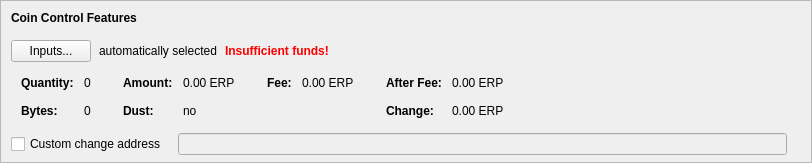
    <widget class="QFrame" name="frameCoinControl">
     <property name="sizePolicy">
      <sizepolicy hsizetype="Expanding" vsizetype="Expanding">
       <horstretch>0</horstretch>
       <verstretch>0</verstretch>
      </sizepolicy>
     </property>
     <property name="maximumSize">
      <size>
       <width>16777215</width>
       <height>16777215</height>
      </size>
     </property>
     <property name="frameShape">
      <enum>QFrame::StyledPanel</enum>
     </property>
     <property name="frameShadow">
      <enum>QFrame::Sunken</enum>
     </property>
     <layout class="QVBoxLayout" name="verticalLayoutCoinControl2">
      <property name="spacing">
       <number>0</number>
      </property>
      <property name="leftMargin">
       <number>0</number>
      </property>
      <property name="topMargin">
       <number>0</number>
      </property>
      <property name="rightMargin">
       <number>0</number>
      </property>
      <property name="bottomMargin">
       <number>6</number>
      </property>
      <item>
       <layout class="QVBoxLayout" name="verticalLayoutCoinControl" stretch="0,0,0,0,1">
        <property name="spacing">
         <number>0</number>
        </property>
        <property name="leftMargin">
         <number>10</number>
        </property>
        <property name="topMargin">
         <number>10</number>
        </property>
        <item>
         <layout class="QHBoxLayout" name="horizontalLayoutCoinControl1">
          <property name="bottomMargin">
           <number>15</number>
          </property>
          <item>
           <widget class="QLabel" name="labelCoinControlFeatures">
            <property name="sizePolicy">
             <sizepolicy hsizetype="Preferred" vsizetype="Maximum">
              <horstretch>0</horstretch>
              <verstretch>0</verstretch>
             </sizepolicy>
            </property>
            <property name="font">
             <font>
              <weight>75</weight>
              <bold>true</bold>
             </font>
            </property>
            <property name="styleSheet">
             <string notr="true">font-weight:bold;</string>
            </property>
            <property name="text">
             <string>Coin Control Features</string>
            </property>
           </widget>
          </item>
         </layout>
        </item>
        <item>
         <layout class="QHBoxLayout" name="horizontalLayoutCoinControl2" stretch="0,0,0,0">
          <property name="spacing">
           <number>8</number>
          </property>
          <property name="bottomMargin">
           <number>10</number>
          </property>
          <item>
           <widget class="QPushButton" name="pushButtonCoinControl">
            <property name="styleSheet">
             <string notr="true"/>
            </property>
            <property name="text">
             <string>Inputs...</string>
            </property>
            <property name="autoDefault">
             <bool>false</bool>
            </property>
           </widget>
          </item>
          <item>
           <widget class="QLabel" name="labelCoinControlAutomaticallySelected">
            <property name="text">
             <string>automatically selected</string>
            </property>
            <property name="margin">
             <number>5</number>
            </property>
           </widget>
          </item>
          <item>
           <widget class="QLabel" name="labelCoinControlInsuffFunds">
            <property name="font">
             <font>
              <weight>75</weight>
              <bold>true</bold>
             </font>
            </property>
            <property name="styleSheet">
             <string notr="true">color:red;font-weight:bold;</string>
            </property>
            <property name="text">
             <string>Insufficient funds!</string>
            </property>
            <property name="margin">
             <number>5</number>
            </property>
           </widget>
          </item>
          <item>
           <spacer name="horizontalSpacerCoinControl">
            <property name="orientation">
             <enum>Qt::Horizontal</enum>
            </property>
            <property name="sizeHint" stdset="0">
             <size>
              <width>40</width>
              <height>1</height>
             </size>
            </property>
           </spacer>
          </item>
         </layout>
        </item>
        <item>
         <widget class="QWidget" name="widgetCoinControl" native="true">
          <property name="sizePolicy">
           <sizepolicy hsizetype="Preferred" vsizetype="Preferred">
            <horstretch>0</horstretch>
            <verstretch>0</verstretch>
           </sizepolicy>
          </property>
          <property name="minimumSize">
           <size>
            <width>0</width>
            <height>0</height>
           </size>
          </property>
          <property name="styleSheet">
           <string notr="true"/>
          </property>
          <layout class="QHBoxLayout" name="horizontalLayoutCoinControl5">
           <property name="leftMargin">
            <number>0</number>
           </property>
           <property name="topMargin">
            <number>0</number>
           </property>
           <property name="rightMargin">
            <number>0</number>
           </property>
           <property name="bottomMargin">
            <number>0</number>
           </property>
           <item>
            <layout class="QHBoxLayout" name="horizontalLayoutCoinControl3" stretch="0,0,0,1">
             <property name="spacing">
              <number>20</number>
             </property>
             <property name="topMargin">
              <number>0</number>
             </property>
             <property name="bottomMargin">
              <number>10</number>
             </property>
             <item>
              <layout class="QFormLayout" name="formLayoutCoinControl1">
               <property name="horizontalSpacing">
                <number>10</number>
               </property>
               <property name="verticalSpacing">
                <number>14</number>
               </property>
               <property name="leftMargin">
                <number>10</number>
               </property>
               <property name="topMargin">
                <number>4</number>
               </property>
               <property name="rightMargin">
                <number>6</number>
               </property>
               <item row="0" column="0">
                <widget class="QLabel" name="labelCoinControlQuantityText">
                 <property name="font">
                  <font>
                   <weight>75</weight>
                   <bold>true</bold>
                  </font>
                 </property>
                 <property name="text">
                  <string>Quantity:</string>
                 </property>
                 <property name="margin">
                  <number>0</number>
                 </property>
                </widget>
               </item>
               <item row="0" column="1">
                <widget class="QLabel" name="labelCoinControlQuantity">
                 <property name="cursor">
                  <cursorShape>IBeamCursor</cursorShape>
                 </property>
                 <property name="contextMenuPolicy">
                  <enum>Qt::ActionsContextMenu</enum>
                 </property>
                 <property name="text">
                  <string notr="true">0</string>
                 </property>
                 <property name="margin">
                  <number>0</number>
                 </property>
                 <property name="textInteractionFlags">
                  <set>Qt::LinksAccessibleByMouse|Qt::TextSelectableByKeyboard|Qt::TextSelectableByMouse</set>
                 </property>
                </widget>
               </item>
               <item row="1" column="0">
                <widget class="QLabel" name="labelCoinControlBytesText">
                 <property name="font">
                  <font>
                   <weight>75</weight>
                   <bold>true</bold>
                  </font>
                 </property>
                 <property name="text">
                  <string>Bytes:</string>
                 </property>
                </widget>
               </item>
               <item row="1" column="1">
                <widget class="QLabel" name="labelCoinControlBytes">
                 <property name="cursor">
                  <cursorShape>IBeamCursor</cursorShape>
                 </property>
                 <property name="contextMenuPolicy">
                  <enum>Qt::ActionsContextMenu</enum>
                 </property>
                 <property name="text">
                  <string notr="true">0</string>
                 </property>
                 <property name="textInteractionFlags">
                  <set>Qt::LinksAccessibleByMouse|Qt::TextSelectableByKeyboard|Qt::TextSelectableByMouse</set>
                 </property>
                </widget>
               </item>
              </layout>
             </item>
             <item>
              <layout class="QFormLayout" name="formLayoutCoinControl2">
               <property name="horizontalSpacing">
                <number>10</number>
               </property>
               <property name="verticalSpacing">
                <number>14</number>
               </property>
               <property name="leftMargin">
                <number>6</number>
               </property>
               <property name="topMargin">
                <number>4</number>
               </property>
               <property name="rightMargin">
                <number>6</number>
               </property>
               <item row="0" column="0">
                <widget class="QLabel" name="labelCoinControlAmountText">
                 <property name="font">
                  <font>
                   <weight>75</weight>
                   <bold>true</bold>
                  </font>
                 </property>
                 <property name="text">
                  <string>Amount:</string>
                 </property>
                 <property name="margin">
                  <number>0</number>
                 </property>
                </widget>
               </item>
               <item row="0" column="1">
                <widget class="QLabel" name="labelCoinControlAmount">
                 <property name="cursor">
                  <cursorShape>IBeamCursor</cursorShape>
                 </property>
                 <property name="contextMenuPolicy">
                  <enum>Qt::ActionsContextMenu</enum>
                 </property>
                 <property name="text">
                  <string notr="true">0.00 ERP</string>
                 </property>
                 <property name="textInteractionFlags">
                  <set>Qt::LinksAccessibleByMouse|Qt::TextSelectableByKeyboard|Qt::TextSelectableByMouse</set>
                 </property>
                </widget>
               </item>
               <item row="1" column="0">
                <widget class="QLabel" name="labelCoinControlLowOutputText">
                 <property name="font">
                  <font>
                   <weight>75</weight>
                   <bold>true</bold>
                  </font>
                 </property>
                 <property name="text">
                  <string>Dust:</string>
                 </property>
                </widget>
               </item>
               <item row="1" column="1">
                <widget class="QLabel" name="labelCoinControlLowOutput">
                 <property name="cursor">
                  <cursorShape>IBeamCursor</cursorShape>
                 </property>
                 <property name="contextMenuPolicy">
                  <enum>Qt::ActionsContextMenu</enum>
                 </property>
                 <property name="text">
                  <string notr="true">no</string>
                 </property>
                 <property name="textInteractionFlags">
                  <set>Qt::LinksAccessibleByMouse|Qt::TextSelectableByKeyboard|Qt::TextSelectableByMouse</set>
                 </property>
                </widget>
               </item>
              </layout>
             </item>
             <item>
              <layout class="QFormLayout" name="formLayoutCoinControl3">
               <property name="horizontalSpacing">
                <number>10</number>
               </property>
               <property name="verticalSpacing">
                <number>14</number>
               </property>
               <property name="leftMargin">
                <number>6</number>
               </property>
               <property name="topMargin">
                <number>4</number>
               </property>
               <property name="rightMargin">
                <number>6</number>
               </property>
               <item row="0" column="0">
                <widget class="QLabel" name="labelCoinControlFeeText">
                 <property name="font">
                  <font>
                   <weight>75</weight>
                   <bold>true</bold>
                  </font>
                 </property>
                 <property name="text">
                  <string>Fee:</string>
                 </property>
                 <property name="margin">
                  <number>0</number>
                 </property>
                </widget>
               </item>
               <item row="0" column="1">
                <widget class="QLabel" name="labelCoinControlFee">
                 <property name="cursor">
                  <cursorShape>IBeamCursor</cursorShape>
                 </property>
                 <property name="contextMenuPolicy">
                  <enum>Qt::ActionsContextMenu</enum>
                 </property>
                 <property name="text">
                  <string notr="true">0.00 ERP</string>
                 </property>
                 <property name="textInteractionFlags">
                  <set>Qt::LinksAccessibleByMouse|Qt::TextSelectableByKeyboard|Qt::TextSelectableByMouse</set>
                 </property>
                </widget>
               </item>
              </layout>
             </item>
             <item>
              <layout class="QFormLayout" name="formLayoutCoinControl4">
               <property name="horizontalSpacing">
                <number>10</number>
               </property>
               <property name="verticalSpacing">
                <number>14</number>
               </property>
               <property name="leftMargin">
                <number>6</number>
               </property>
               <property name="topMargin">
                <number>4</number>
               </property>
               <property name="rightMargin">
                <number>6</number>
               </property>
               <item row="0" column="0">
                <widget class="QLabel" name="labelCoinControlAfterFeeText">
                 <property name="font">
                  <font>
                   <weight>75</weight>
                   <bold>true</bold>
                  </font>
                 </property>
                 <property name="text">
                  <string>After Fee:</string>
                 </property>
                 <property name="margin">
                  <number>0</number>
                 </property>
                </widget>
               </item>
               <item row="0" column="1">
                <widget class="QLabel" name="labelCoinControlAfterFee">
                 <property name="cursor">
                  <cursorShape>IBeamCursor</cursorShape>
                 </property>
                 <property name="contextMenuPolicy">
                  <enum>Qt::ActionsContextMenu</enum>
                 </property>
                 <property name="text">
                  <string notr="true">0.00 ERP</string>
                 </property>
                 <property name="textInteractionFlags">
                  <set>Qt::LinksAccessibleByMouse|Qt::TextSelectableByKeyboard|Qt::TextSelectableByMouse</set>
                 </property>
                </widget>
               </item>
               <item row="1" column="0">
                <widget class="QLabel" name="labelCoinControlChangeText">
                 <property name="font">
                  <font>
                   <weight>75</weight>
                   <bold>true</bold>
                  </font>
                 </property>
                 <property name="text">
                  <string>Change:</string>
                 </property>
                </widget>
               </item>
               <item row="1" column="1">
                <widget class="QLabel" name="labelCoinControlChange">
                 <property name="cursor">
                  <cursorShape>IBeamCursor</cursorShape>
                 </property>
                 <property name="contextMenuPolicy">
                  <enum>Qt::ActionsContextMenu</enum>
                 </property>
                 <property name="text">
                  <string notr="true">0.00 ERP</string>
                 </property>
                 <property name="textInteractionFlags">
                  <set>Qt::LinksAccessibleByMouse|Qt::TextSelectableByKeyboard|Qt::TextSelectableByMouse</set>
                 </property>
                </widget>
               </item>
              </layout>
             </item>
            </layout>
           </item>
          </layout>
         </widget>
        </item>
        <item>
         <layout class="QHBoxLayout" name="horizontalLayoutCoinControl4" stretch="0,0,0">
          <property name="spacing">
           <number>12</number>
          </property>
          <property name="sizeConstraint">
           <enum>QLayout::SetDefaultConstraint</enum>
          </property>
          <property name="topMargin">
           <number>5</number>
          </property>
          <property name="rightMargin">
           <number>5</number>
          </property>
          <item>
           <widget class="QCheckBox" name="checkBoxCoinControlChange">
            <property name="toolTip">
             <string>If this is activated, but the change address is empty or invalid, change will be sent to a newly generated address.</string>
            </property>
            <property name="text">
             <string>Custom change address</string>
            </property>
           </widget>
          </item>
          <item>
           <widget class="QValidatedLineEdit" name="lineEditCoinControlChange">
            <property name="enabled">
             <bool>false</bool>
            </property>
            <property name="sizePolicy">
             <sizepolicy hsizetype="Expanding" vsizetype="Fixed">
              <horstretch>0</horstretch>
              <verstretch>0</verstretch>
             </sizepolicy>
            </property>
           </widget>
          </item>
          <item>
           <widget class="QLabel" name="labelCoinControlChangeLabel">
            <property name="sizePolicy">
             <sizepolicy hsizetype="Preferred" vsizetype="Expanding">
              <horstretch>0</horstretch>
              <verstretch>0</verstretch>
             </sizepolicy>
            </property>
            <property name="minimumSize">
             <size>
              <width>0</width>
              <height>0</height>
             </size>
            </property>
            <property name="text">
             <string/>
            </property>
            <property name="margin">
             <number>3</number>
            </property>
           </widget>
          </item>
         </layout>
        </item>
        <item>
         <spacer name="verticalSpacerCoinControl">
          <property name="orientation">
           <enum>Qt::Vertical</enum>
          </property>
          <property name="sizeHint" stdset="0">
           <size>
            <width>800</width>
            <height>1</height>
           </size>
          </property>
         </spacer>
        </item>
       </layout>
      </item>
     </layout>
    </widget>
